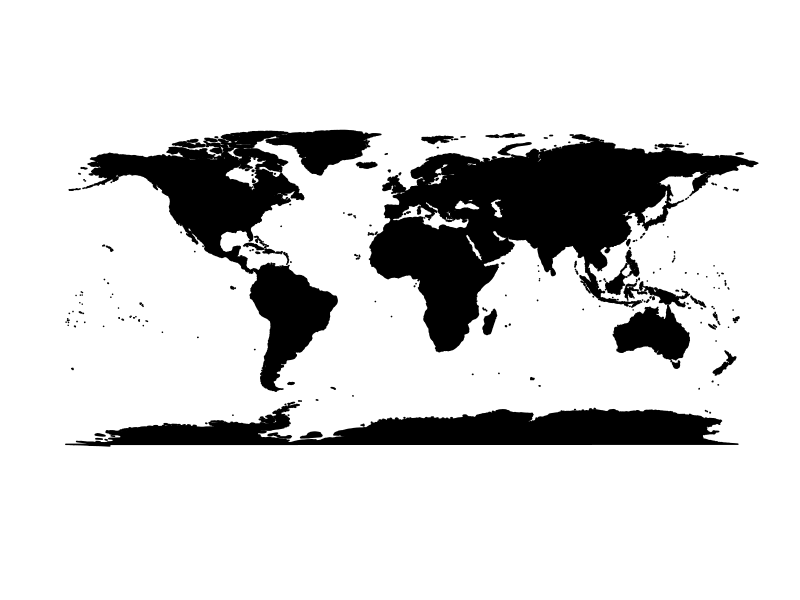
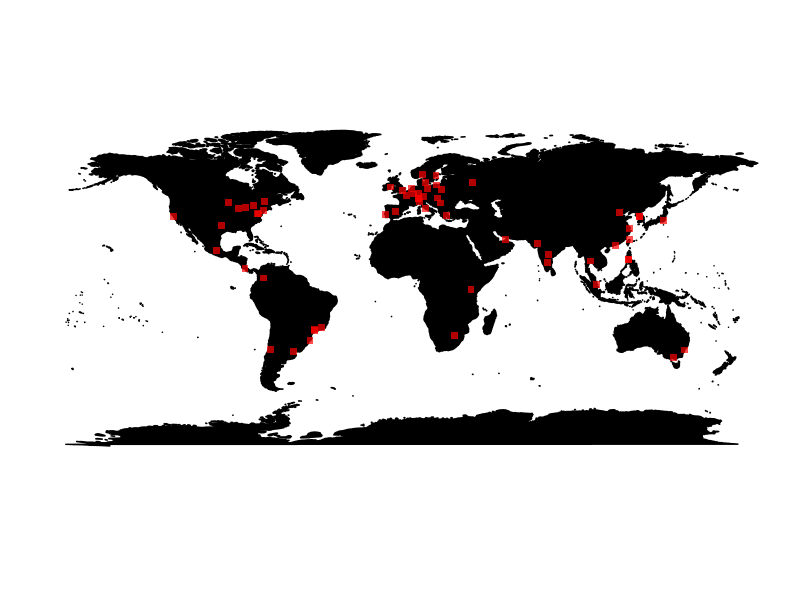

Write the R code that produced these figures, in order.
#packages
library(maps)
library(ggplot2)

#data 
reutersofficesglobal <- read.csv("data/Alloffices.csv")
#making world map
world_map <- map_data("world")

#Base map
basemap <- ggplot() + coord_fixed() +
  xlab("") + ylab("") + geom_polygon(data=world_map, aes(x=long, y=lat, group=group), 
                                       colour="black", fill="black") +
  theme_minimal() + theme(panel.grid.major = element_blank(), panel.grid.minor = element_blank(), 
                          panel.background = element_rect(fill = 'white', colour = 'white'), 
                          axis.line = element_line(colour = "white"),
                          axis.ticks=element_blank(), axis.text.x=element_blank(),
                          axis.text.y=element_blank())

#Add simple data points to map
locations_map <- 
  basemap +
  geom_point(data=reutersofficesglobal, 
             aes(x=longitude, y=latitude), colour="Red", 
             fill="Pink",pch=15, size=2, alpha=I(0.7))